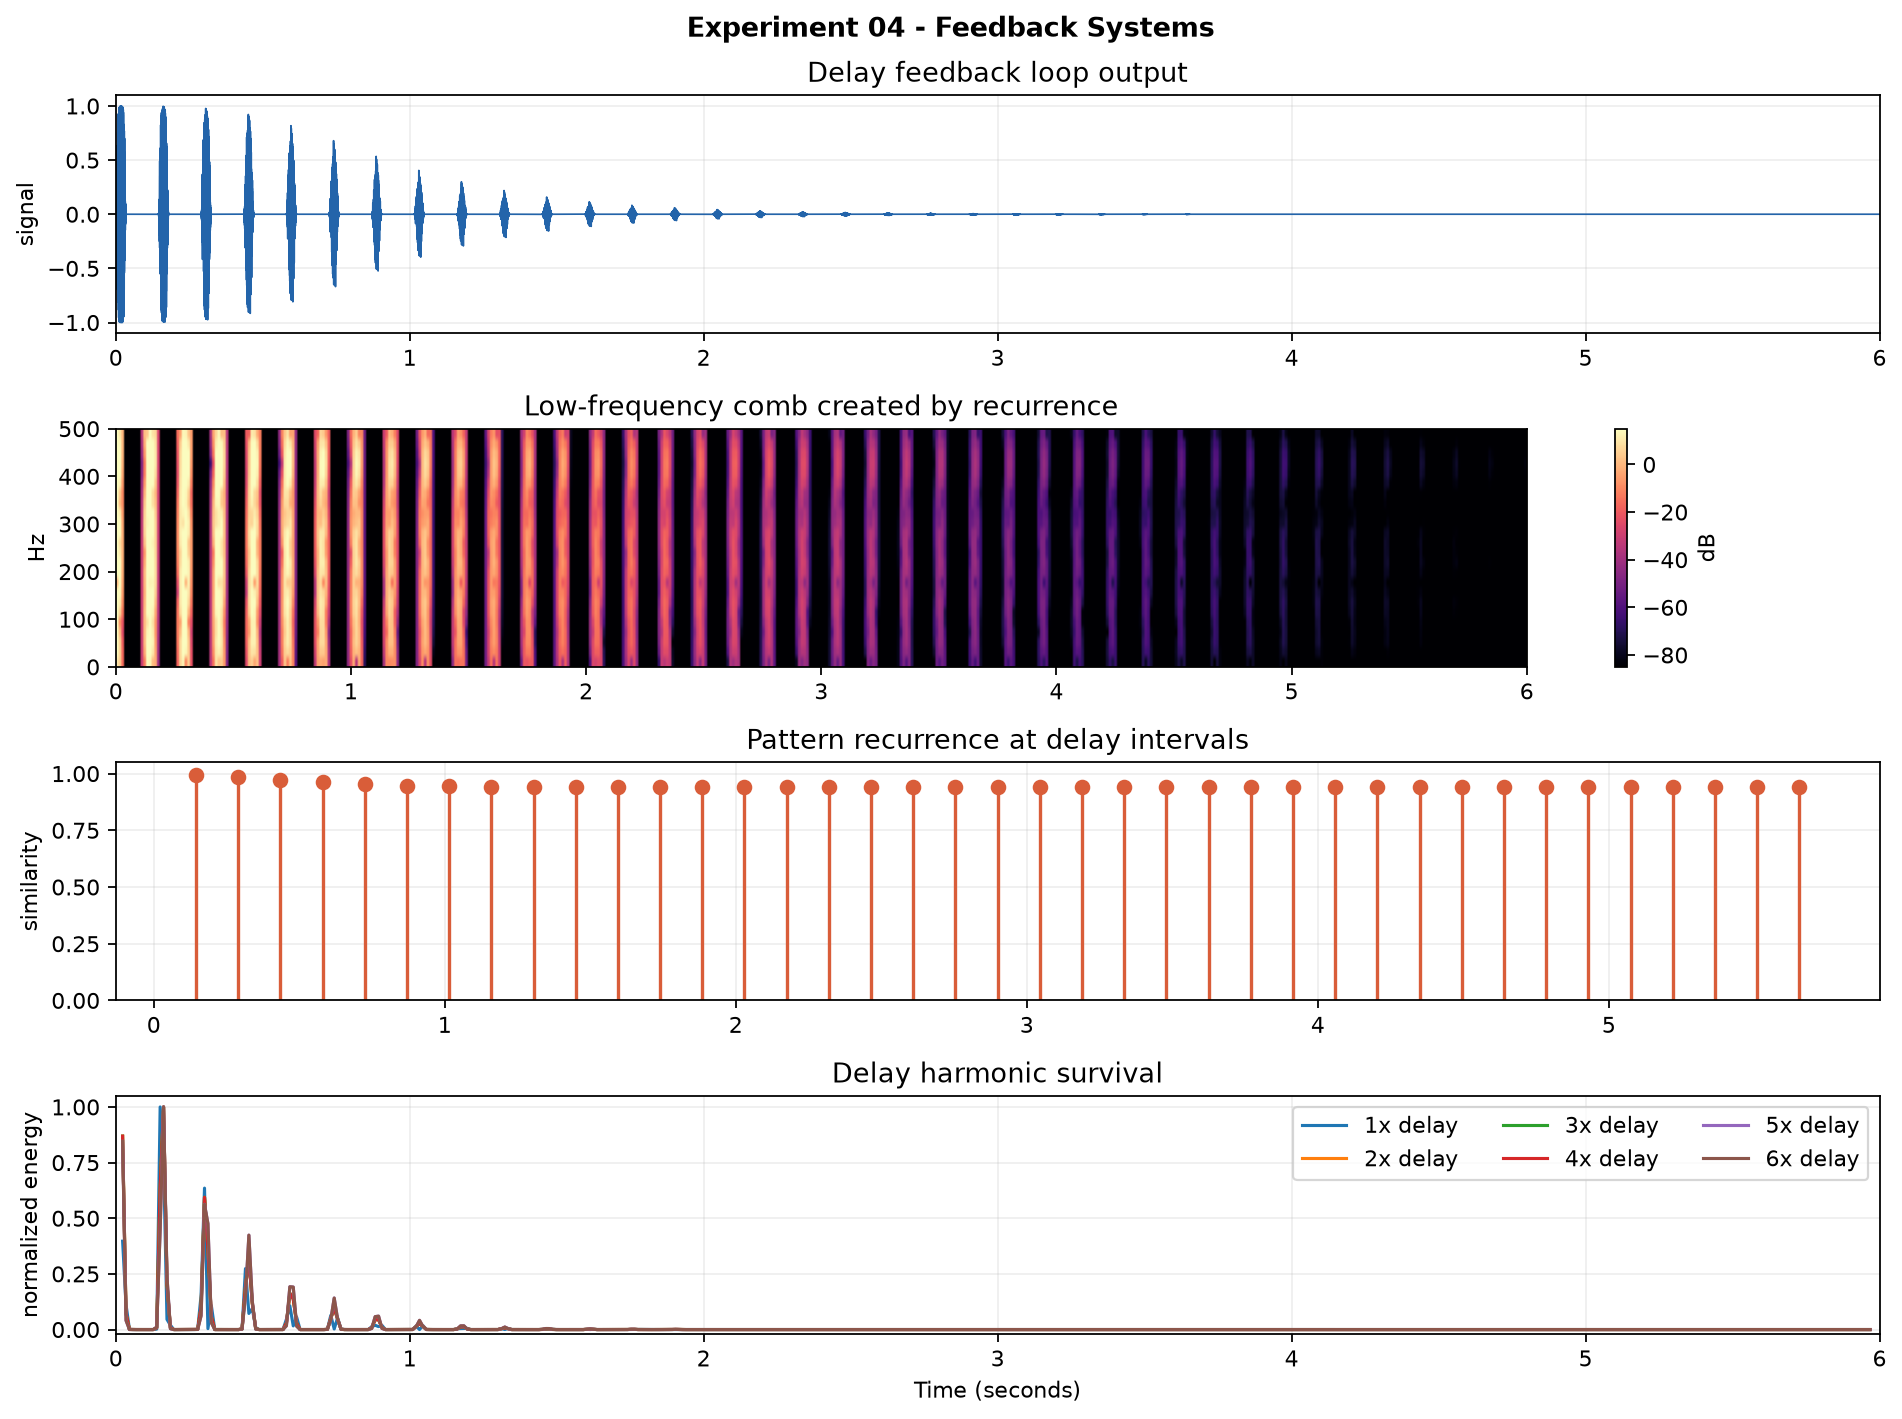

Recreate this plot in Python.
"""
Experiment 04 - Feedback Systems

Put a delay inside a feedback loop and track recurring structures.
The question is whether persistence starts to look different from resonance:
not just a frequency surviving, but a pattern returning through time.
"""

from __future__ import annotations

import argparse
from pathlib import Path
import sys

import numpy as np

PROJECT_ROOT = Path(__file__).resolve().parents[1]
if str(PROJECT_ROOT) not in sys.path:
    sys.path.insert(0, str(PROJECT_ROOT))

from persistence.detectors import analyze_frames, normalize
from persistence.trackers import band_energy_trace, survival_time

try:
    import matplotlib.pyplot as plt
except ImportError as exc:
    raise SystemExit("Install dependencies with: pip install -r requirements.txt") from exc


SAMPLE_RATE = 44_100
DURATION_SECONDS = 6.0
WINDOW_SIZE = 2048
HOP_SIZE = 512
DELAY_SECONDS = 0.145
FEEDBACK = 0.72


def generate_feedback_signal() -> tuple[np.ndarray, np.ndarray, int]:
    times = np.arange(int(SAMPLE_RATE * DURATION_SECONDS)) / SAMPLE_RATE
    delay_samples = int(DELAY_SECONDS * SAMPLE_RATE)
    rng = np.random.default_rng(41)

    excitation = np.zeros_like(times)
    burst_samples = int(0.035 * SAMPLE_RATE)
    excitation[:burst_samples] = np.hanning(burst_samples) * rng.normal(0, 1, burst_samples)

    signal = np.zeros_like(times)
    for index in range(len(times)):
        delayed = signal[index - delay_samples] if index >= delay_samples else 0.0
        signal[index] = excitation[index] + FEEDBACK * delayed

    # A tiny nonlinear loss keeps the loop lively without exploding.
    signal = np.tanh(1.4 * signal)
    return times, normalize(signal), delay_samples


def recurrence_trace(signal: np.ndarray, delay_samples: int) -> tuple[np.ndarray, np.ndarray]:
    max_lag_count = int((DURATION_SECONDS - DELAY_SECONDS) / DELAY_SECONDS)
    event_times = []
    recurrence = []
    template = signal[:delay_samples]
    template_norm = np.linalg.norm(template)

    for repeat in range(1, max_lag_count):
        start = repeat * delay_samples
        stop = start + delay_samples
        if stop > len(signal):
            break
        segment = signal[start:stop]
        denom = template_norm * np.linalg.norm(segment)
        score = 0.0 if denom == 0 else float(np.dot(template, segment) / denom)
        event_times.append(start / SAMPLE_RATE)
        recurrence.append(abs(score))

    return np.array(event_times), np.array(recurrence)


def main() -> None:
    import json
    parser = argparse.ArgumentParser(description="Track recurring structures in feedback.")
    parser.add_argument("--save", help="Save plot instead of opening a window.")
    args = parser.parse_args()

    times, signal, delay_samples = generate_feedback_signal()
    frames = analyze_frames(signal, SAMPLE_RATE, WINDOW_SIZE, HOP_SIZE)
    event_times, recurrence = recurrence_trace(signal, delay_samples)

    fundamental = 1.0 / DELAY_SECONDS
    delay_harmonics = {
        f"{n}x delay": band_energy_trace(frames, fundamental * n, 20)
        for n in range(1, 7)
    }

    # Compute and export taxonomy metrics
    taxonomy_metrics = {}
    sum_energy = sum(delay_harmonics.values())
    for name, energy in delay_harmonics.items():
        from persistence.metrics import compute_taxonomy_metrics
        tax_met = compute_taxonomy_metrics(
            energy=energy,
            total_energy=sum_energy,
            frame_times=frames.frame_times,
            recurrence_values=recurrence,
        )
        taxonomy_metrics[name] = tax_met

    # Add 7th structure: "overall feedback recurrence"
    from persistence.metrics import compute_taxonomy_metrics
    tax_met = compute_taxonomy_metrics(
        energy=frames.energy,
        total_energy=frames.energy,
        frame_times=frames.frame_times,
        recurrence_values=recurrence,
    )
    taxonomy_metrics["overall feedback recurrence"] = tax_met

    results_dir = PROJECT_ROOT / "experiments" / "results"
    results_dir.mkdir(parents=True, exist_ok=True)
    with open(results_dir / "04_feedback_systems.json", "w") as f:
        json.dump(taxonomy_metrics, f, indent=4)
    print(f"Saved taxonomy metrics to {results_dir / '04_feedback_systems.json'}")

    print("Feedback system summary")
    print(f"delay={DELAY_SECONDS:.3f}s feedback={FEEDBACK:.2f} loop_frequency={fundamental:.2f}Hz")
    print(f"recurrence mean={np.mean(recurrence):.3f} max={np.max(recurrence):.3f}")
    for name, energy in delay_harmonics.items():
        print(f"{name:8s} survival={survival_time(frames.frame_times, energy):.2f}s")

    figure, axes = plt.subplots(4, 1, figsize=(12, 9), sharex=False)
    figure.suptitle("Experiment 04 - Feedback Systems", fontweight="bold")

    axes[0].plot(times, signal, color="#2364aa", linewidth=0.75)
    axes[0].set_xlim(0, DURATION_SECONDS)
    axes[0].set_ylabel("signal")
    axes[0].set_title("Delay feedback loop output")
    axes[0].grid(True, alpha=0.2)

    image = axes[1].imshow(
        frames.spectrum_db[frames.frequencies <= 500],
        origin="lower",
        aspect="auto",
        extent=[0, DURATION_SECONDS, 0, 500],
        cmap="magma",
        vmin=-85,
        vmax=15,
    )
    axes[1].set_ylabel("Hz")
    axes[1].set_title("Low-frequency comb created by recurrence")
    figure.colorbar(image, ax=axes[1], label="dB")

    axes[2].stem(event_times, recurrence, basefmt=" ", linefmt="#d95d39", markerfmt="o")
    axes[2].set_ylim(0, 1.05)
    axes[2].set_ylabel("similarity")
    axes[2].set_title("Pattern recurrence at delay intervals")
    axes[2].grid(True, alpha=0.2)

    for name, energy in delay_harmonics.items():
        axes[3].plot(frames.frame_times, energy, label=name, linewidth=1.4)
    axes[3].set_xlim(0, DURATION_SECONDS)
    axes[3].set_ylim(-0.02, 1.05)
    axes[3].set_xlabel("Time (seconds)")
    axes[3].set_ylabel("normalized energy")
    axes[3].set_title("Delay harmonic survival")
    axes[3].legend(ncol=3, loc="upper right")
    axes[3].grid(True, alpha=0.2)

    figure.tight_layout()
    if args.save:
        figure.savefig(args.save, dpi=160, bbox_inches="tight")
        print(f"Saved plot to {args.save}")
    else:
        plt.show()


if __name__ == "__main__":
    main()
